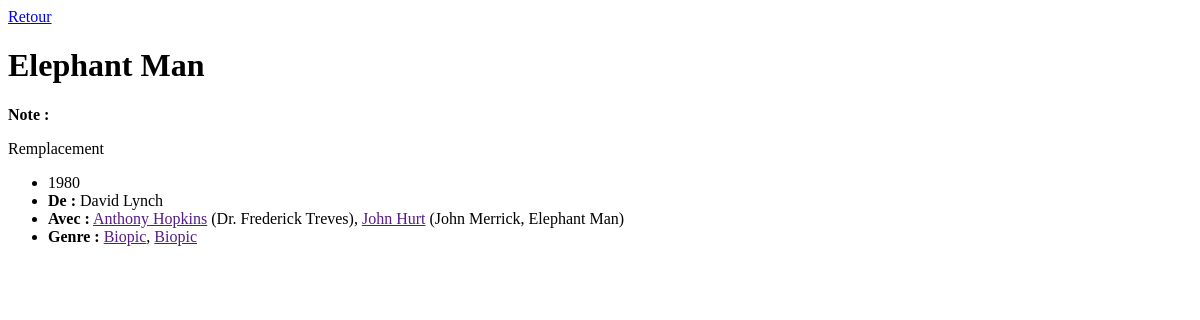
The page /films/film.php?id=3 on the database its author committed.
### tables this page shows
CREATE TABLE IF NOT EXISTS `film` (
  `id_film` int(11) NOT NULL AUTO_INCREMENT,
  `titre` varchar(50) NOT NULL,
  `annee_sortie` date NOT NULL,
  `duree` int(11) NOT NULL,
  `synopsis` text,
  `affiche` varchar(255) DEFAULT NULL,
  `note` tinyint(4) DEFAULT NULL,
  `id_realisateur` int(11) NOT NULL,
  PRIMARY KEY (`id_film`),
  KEY `film_realisateur_FK` (`id_realisateur`),
  CONSTRAINT `film_realisateur_FK` FOREIGN KEY (`id_realisateur`) REFERENCES `realisateur` (`id_realisateur`)
);

### films/film.php (the view, shortened to what this page needs)
<?php
include "./connexion.php";
$query = "SELECT DISTINCT f.id_film, titre, note, affiche, CONCAT(prenom_realisateur, ' ', nom_realisateur) AS np_realisateur, YEAR(annee_sortie) AS sortie, synopsis, GROUP_CONCAT(CONCAT(prenom_acteur, ' ', nom_acteur) SEPARATOR '#') AS acteurs, GROUP_CONCAT(nom_role SEPARATOR '#') AS roles, GROUP_CONCAT(nom_genre SEPARATOR '#') AS genres
FROM film f INNER JOIN realisateur r ON f.id_realisateur = r.id_realisateur INNER JOIN casting c ON f.id_film = c.id_film
INNER JOIN role ro ON c.id_role = ro.id_role
INNER JOIN acteur a ON c.id_acteur = a.id_acteur
INNER JOIN style_film sf ON f.id_film = sf.id_film
INNER JOIN genre g ON sf.id_genre = g.id_genre
WHERE f.id_film = ? GROUP BY c.id_film";
$reponse = $bdd->prepare($query);
if(isset($_GET['id'])){
    $reponse->execute(array($_GET['id']));
} else {
    echo "failed";
}
while ($film = $reponse->fetch()) {
    $titre = $film['titre'];
    $affiche = $film['affiche'] ? '<img data-src="'.$film['affiche'].'" alt="" class="uk-height-medium uk-border-rounded" uk-img>' : 'Remplacement';
    $sortie = $film['sortie'] ? $film['sortie'] : 'Date de sortie inconnue';
    $real = $film['np_realisateur'];
    $note = displayRating($film['note']);
    $arr1 = explode('#', $film['acteurs']);
    $arr2 = explode('#', $film['roles']);
    $distribution = array_combine($arr1, $arr2);
    $genres = explode('#', $film['genres']);
    ?>
    </head>
<body>
        <div class="uk-padding">
            <nav class="uk-navbar-container" uk-navbar><span class="uk-navbar-left" uk-icon="chevron-left"></span><a href="index.php">Retour</a></nav>
            <h1><?= $titre ?></h1>
            <p><strong>Note :</strong> <?= $note ?></p>
            <?= $affiche ?>
            <ul class="uk-list uk-list-collapse">
                <li><?= $sortie ?></li>
                <li><strong>De :</strong> <?= $real ?></li>
                <li><strong>Avec :</strong>
                    <?php foreach ($distribution as $acteur => $role): ?>
                        <span><a href=""><?= $acteur ?></a> (<?= $role ?>)<?= (next($distribution)) ? ', ' : '' ?></span>
                    <?php endforeach; ?>
                </li>
                <li><strong>Genre :</strong>
                    <?php foreach ($genres as $genre): ?>
                        <span><a href=""><?= $genre ?></a><?= (next($genres)) ? ', ' : '' ?></span>
                    <?php endforeach; ?>
                </li>
            </ul>
<?php }  ?>
        </div>

### rows shown on the page
film: titre "Elephant Man", shows "Remplacement", sortie "1980", real "David Lynch", acteur "Anthony Hopkins", role "Dr. Frederick Treves", acteur "John Hurt", role "John Merrick, Elephant Man", genre "Biopic"
